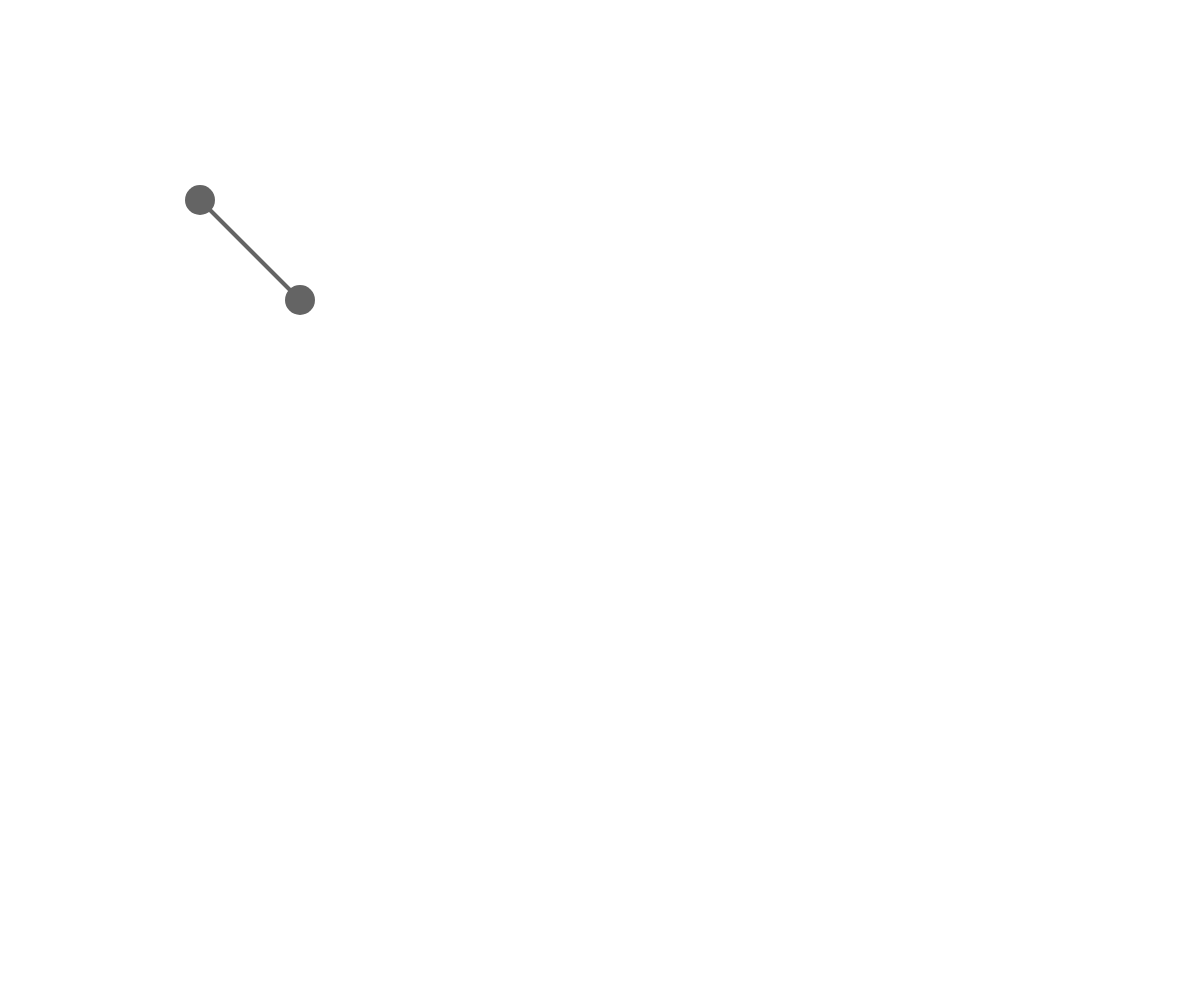
Frame 1 (no input)
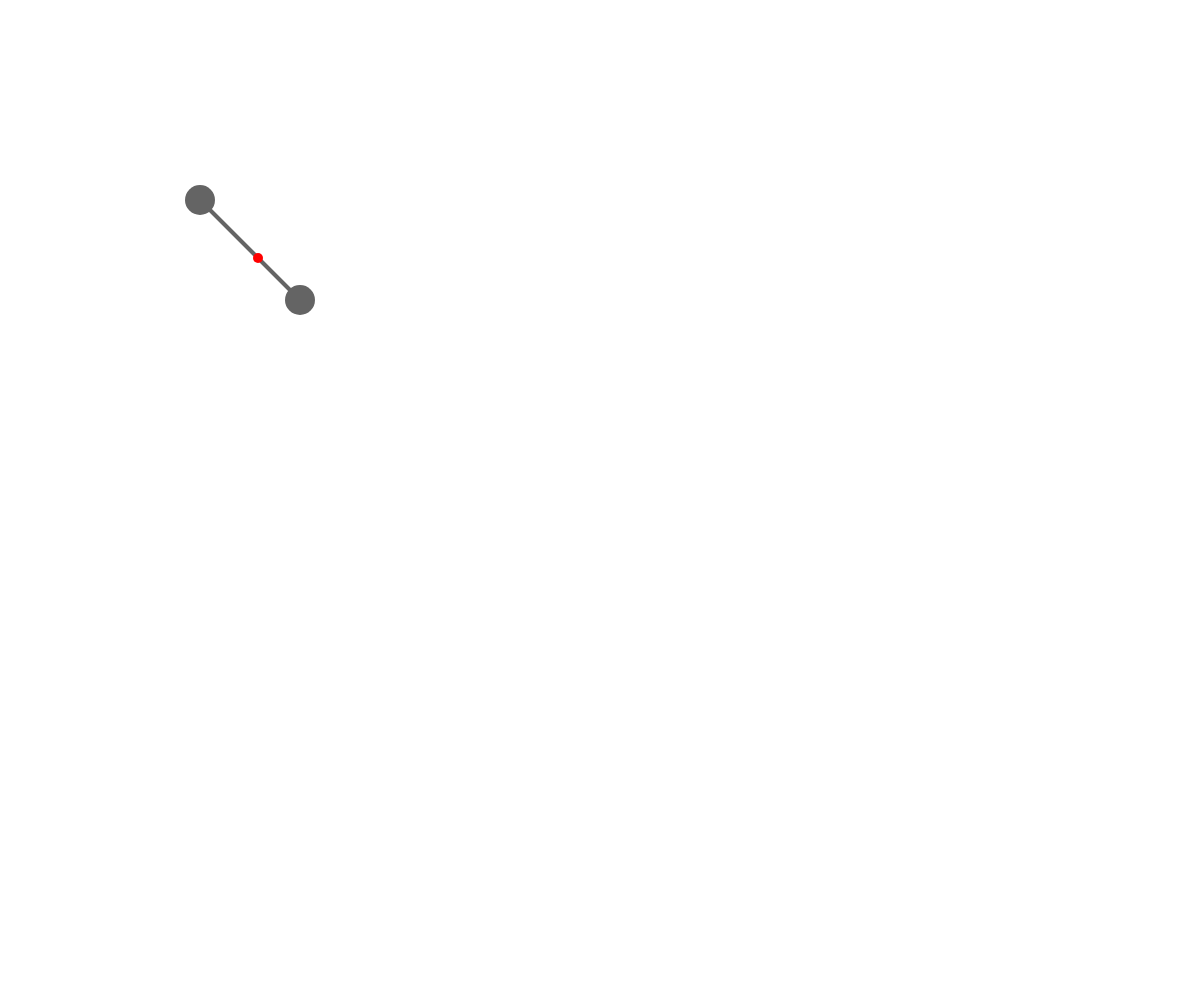
Frame 60 (no input)
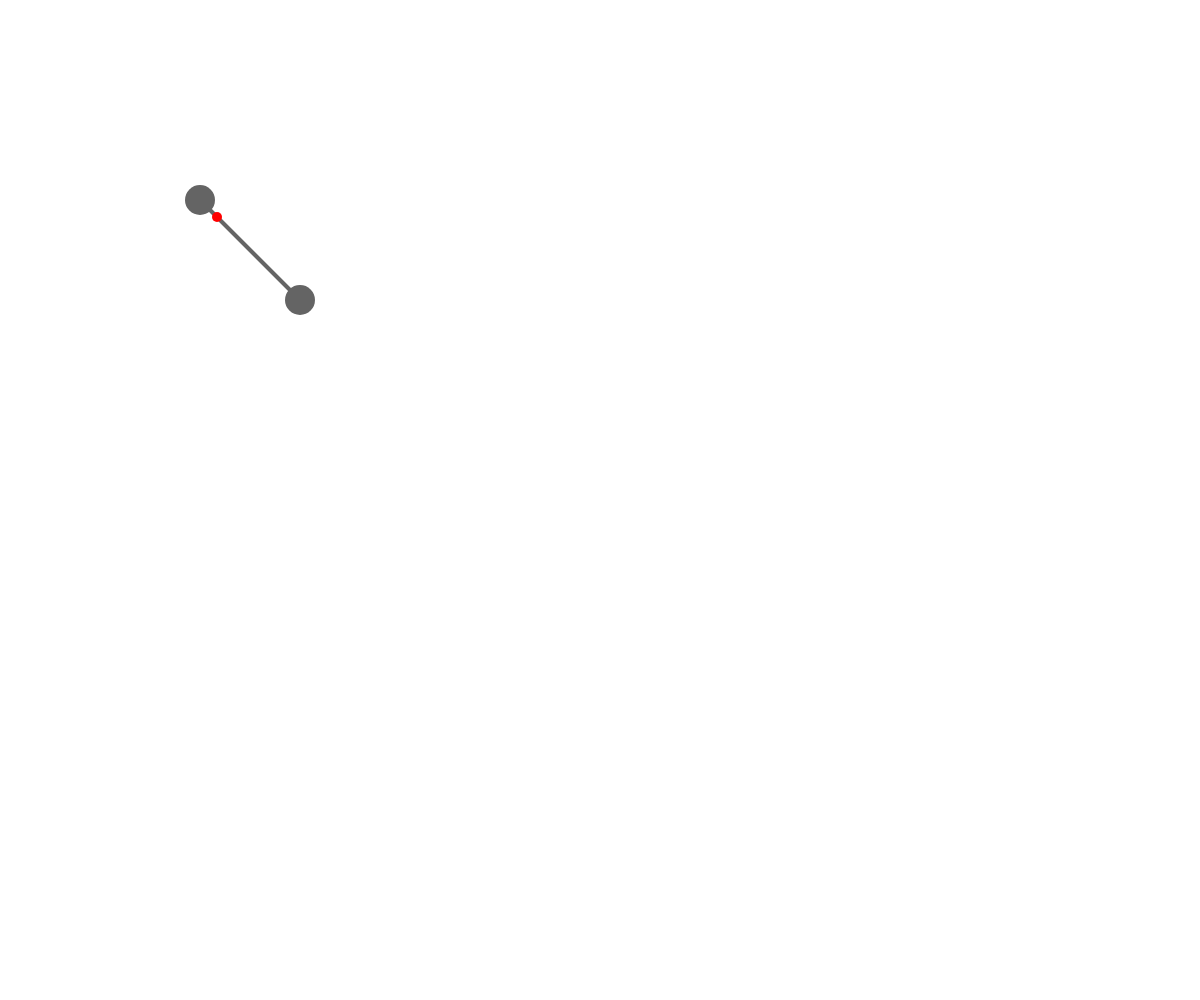
Frame 120 (the mouse pressed at the canvas centre since frame 60)

The p5.js sketch that drew these frames (run headless with seeded random() and noise() and a simulated clock; from frame 60 on, the mouse is pressed at the canvas centre):

// p5.js sketch
// ── sketch.js
var x1,x2,y1,y2;
var x, y;
 
function setup(){
  createCanvas(windowWidth,windowHeight);
  background(255);
}

function draw(){
  
  장소(200,200,300,300);
} 


function 장소(x1,y1,x2,y2){
  background(255);
  stroke(100);
  strokeWeight(4);
  line(x1,y1,x2,y2);


  strokeWeight(30);
  point(x1,y1);
  point(x2,y2);


  noStroke();
  fill(255,0,0);
  ellipse(x,y,10,10);
 
  if(x<x2){ 
    x=x+1;
    }
  else{
    x=x1;

  }

  if(y<y2){ 
    y=y+1;
    }
  else{
    y=y1;

  }

}
